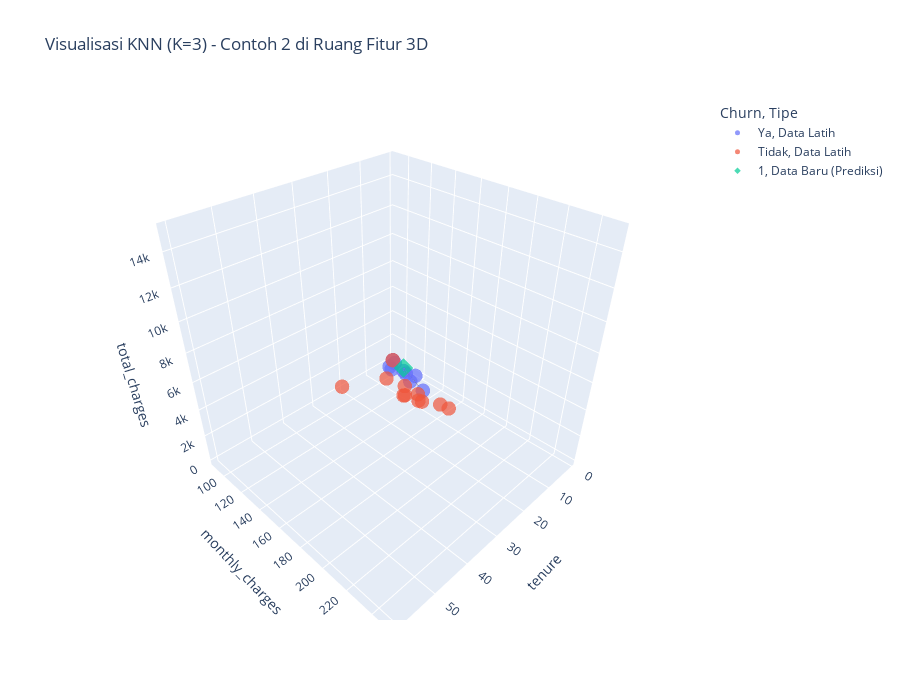

The notebook cell this image was saved under:
### Markdown cell above
## 7.3 K-NN

### Code cell
# ===============================
# Re-run Setup and Prediction with Corrected Data Type Handling
# ===============================

# Muat dataset dari file CSV
df = pd.read_csv("DATA_SET_1_UTS - Customer_Churn_data.csv")

# Drop customer_id dan handle 'total_charges'
df_clean = df.drop('customer_id', axis=1)
df_clean['total_charges'] = pd.to_numeric(df_clean['total_charges'], errors='coerce')
df_clean.dropna(inplace=True)

# Encode kolom target 'churn'
le = LabelEncoder()
df_clean['churn'] = le.fit_transform(df_clean['churn']) # 0=No/Tidak Churn, 1=Yes/Churn

X = df_clean.drop('churn', axis=1)
y = df_clean['churn']

# Definisikan kolom untuk preprocessing
# Catatan: Kolom biner 0/1 di X adalah numerik, tetapi di data_examples mereka adalah string 'Yes'/'No'
numerical_features = X.select_dtypes(include=np.number).columns.tolist()
categorical_features = X.select_dtypes(include='object').columns.tolist()

# Kolom biner yang diinput sebagai 'Yes'/'No' tetapi seharusnya 0/1 numerik
binary_string_cols = ['paperless_billing', 'online_security', 'online_backup', 'device_protection', 'tech_support', 'streaming_tv', 'streaming_movies']
# Kolom numerik yang bukan biner string
actual_numerical_cols = [col for col in numerical_features if col not in binary_string_cols]


# Buat ColumnTransformer: Skala Numerik dan Encode Kategorikal
preprocessor = ColumnTransformer(
    transformers=[
        # Scaling fitur numerik (PENTING untuk KNN agar jaraknya adil)
        ('num', StandardScaler(), numerical_features), # Gunakan semua numerical_features karena nanti string akan diubah
        # One-Hot Encoding fitur kategorikal
        ('cat', OneHotEncoder(handle_unknown='ignore', sparse_output=False), categorical_features)
    ],
    remainder='passthrough'
)

# Training Model K-Nearest Neighbors (KNN)
K_NEIGHBORS = 3
model_knn = Pipeline(steps=[('preprocessor', preprocessor),
                            ('classifier', KNeighborsClassifier(n_neighbors=K_NEIGHBORS))])

model_knn.fit(X, y)

# Ambil nama fitur setelah preprocessing untuk visualisasi
feature_names_out = model_knn.named_steps['preprocessor'].get_feature_names_out()

# 3. Data Input dan Prediksi
# URUTAN kolom X: ['tenure', 'monthly_charges', 'total_charges', 'contract_type', 'payment_method', 'paperless_billing', 'online_security', 'online_backup', 'device_protection', 'tech_support', 'streaming_tv', 'streaming_movies', 'monthly_usage_gb', 'customer_service_calls']
data_examples = [
    # Contoh 1: Low Risk
    [70.0, 25.00, 1750.00, 'Two year', 'Bank transfer', 'No', 'Yes', 'Yes', 'Yes', 'Yes', 'Yes', 'Yes', 150.0, 0],
    # Contoh 2: High Risk (YANG AKAN DIVISUALISASI)
    [2.0, 105.00, 210.00, 'Month-to-month', 'Electronic check', 'Yes', 'No', 'No', 'No', 'No', 'No', 'No', 300.0, 3],
    # Contoh 3: Medium Risk
    [30.0, 85.00, 2550.00, 'One year', 'Credit card', 'Yes', 'Yes', 'No', 'No', 'No', 'Yes', 'No', 250.0, 2],
    # Contoh 4: Low Value/Low Risk 
    [12.0, 19.95, 239.40, 'Month-to-month', 'Mailed check', 'No', 'No', 'No', 'No', 'No', 'No', 'No', 50.0, 1],
    # Contoh 5: High Value/Low Risk
    [48.0, 150.00, 7200.00, 'Two year', 'Bank transfer', 'Yes', 'Yes', 'Yes', 'Yes', 'Yes', 'Yes', 'Yes', 400.0, 1]
]

input_columns = X.columns.tolist()
df_input = pd.DataFrame(data_examples, columns=input_columns)

# FIX: Ubah string 'Yes'/'No' di kolom biner menjadi 1/0 agar pd.to_numeric() berhasil
mapping = {'Yes': 1, 'No': 0}
for col in binary_string_cols:
    df_input[col] = df_input[col].map(mapping).fillna(df_input[col])

# FIX: Memastikan tipe data sudah sesuai dengan kolom X sebelum di-transform
for col in numerical_features:
    # Ini sekarang hanya akan mengubah kolom numerik ke float, termasuk kolom biner (0/1)
    df_input[col] = pd.to_numeric(df_input[col])
for col in categorical_features:
    df_input[col] = df_input[col].astype('object')


# Prediksi menggunakan model KNN
predictions = model_knn.predict(df_input)
probabilities = model_knn.predict_proba(df_input)

# Gabungkan hasil prediksi ke DataFrame input
df_input['Prediksi'] = le.inverse_transform(predictions)
df_input['Prob_Churn'] = probabilities[:, 1]
df_input['Prob_Tidak_Churn'] = probabilities[:, 0]

print("\n=== Hasil Prediksi KNN untuk 5 Contoh Input (Setelah Fix) ===")
print(df_input[['tenure', 'monthly_charges', 'total_charges', 'Prediksi', 'Prob_Churn']])

# ===============================
# 4. Visualisasi 3D (Menggunakan Contoh 2)
# ===============================

# Pilih fitur yang akan divisualisasikan
VIS_FEATURES = ['tenure', 'monthly_charges', 'total_charges']

input_example_2 = df_input.iloc[1].drop(['Prediksi', 'Prob_Churn', 'Prob_Tidak_Churn'])
input_example_2_df = pd.DataFrame([input_example_2])

# Transformasi data input Contoh 2
input_example_2_scaled = model_knn.named_steps['preprocessor'].transform(input_example_2_df)

# Cari tetangga terdekat di ruang fitur yang sudah ditransformasi/diskalakan
knn_classifier = model_knn.named_steps['classifier']
distances, indices = knn_classifier.kneighbors(input_example_2_scaled)

# Ambil data tetangga terdekat dari data latih asli (X)
nearest_neighbors_data = X.iloc[indices[0]].copy()
nearest_neighbors_data['Churn'] = y.iloc[indices[0]].map({0: 'Tidak', 1: 'Ya'})

print(f"\n=== Tetangga Terdekat (K={K_NEIGHBORS}) untuk Contoh 2 ===")
print(nearest_neighbors_data[VIS_FEATURES + ['Churn']])

# Gabungkan semua data (latih dan input) untuk visualisasi
plot_df = X.copy()
plot_df['Churn'] = y.map({0: 'Tidak', 1: 'Ya'})
plot_df['Tipe'] = 'Data Latih'

input_point_data = input_example_2.to_frame().T.copy()
input_point_data['Churn'] = df_input.iloc[1]['Prediksi']
input_point_data['Tipe'] = 'Data Baru (Prediksi)'

plot_df = pd.concat([plot_df, input_point_data], ignore_index=True)

# Membuat Plot 3D dan menyimpannya sebagai HTML
fig = px.scatter_3d(
    plot_df,
    x=VIS_FEATURES[0],
    y=VIS_FEATURES[1],
    z=VIS_FEATURES[2],
    color='Churn',
    symbol='Tipe',
    title=f"Visualisasi KNN (K={K_NEIGHBORS}) - Contoh 2 di Ruang Fitur 3D",
    opacity=0.7,
    width=900, height=700
)

# Highlight tetangga terdekat (Plot Garis)
input_coords = input_point_data.iloc[0][VIS_FEATURES].values
for index in indices[0]:
    neighbor_coords = X.iloc[index][VIS_FEATURES].values
    
    # Tambahkan garis koneksi (hanya di 3 fitur ini)
    fig.add_trace(go.Scatter3d(
        x=[input_coords[0], neighbor_coords[0]],
        y=[input_coords[1], neighbor_coords[1]],
        z=[input_coords[2], neighbor_coords[2]],
        mode='lines',
        line=dict(color='gray', width=2, dash='dot'),
        showlegend=False
    ))

# Highlight Titik Data Baru
fig.update_traces(marker=dict(size=5), 
                  selector=dict(mode='markers'))

fig.update_traces(marker=dict(size=8, symbol='star', color='Red'), 
                  selector=dict(name='Data Baru (Prediksi)'))

### Figure 1 — Plotly figure (JSON) as saved in the notebook; plotly's stock layout.template omitted (floating-point values rounded to 4 significant figures)
{"data": [{"hovertemplate": "Churn=Ya<br>Tipe=Data Latih<br>tenure=%{x}<br>monthly_charges=%{y}<br>total_charges=%{z}<extra></extra>", "legendgroup": "Ya, Data Latih", "marker": {"color": "#636efa", "opacity": 0.7, "size": 5, "symbol": "circle"}, "mode": "markers", "name": "Ya, Data Latih", "scene": "scene", "showlegend": true, "type": "scatter3d", "x": [12, 6, 3, 1, 9, 4, 2, 7, 5], "y": [150, 100, 120, 90, 130, 110, 95, 105, 115], "z": [1800, 600, 360, 90, 1170, 440, 190, 735, 575]}, {"hovertemplate": "Churn=Tidak<br>Tipe=Data Latih<br>tenure=%{x}<br>monthly_charges=%{y}<br>total_charges=%{z}<extra></extra>", "legendgroup": "Tidak, Data Latih", "marker": {"color": "#EF553B", "opacity": 0.7, "size": 5, "symbol": "circle"}, "mode": "markers", "name": "Tidak, Data Latih", "scene": "scene", "showlegend": true, "type": "scatter3d", "x": [24, 48, 36, 18, 60, 30, 42, 15, 54, 27, 33], "y": [200, 180, 220, 160, 250, 190, 210, 140, 230, 170, 200], "z": [4800, 8640, 7920, 2880, 15000, 5700, 8820, 2100, 12420, 4590, 6600]}, {"hovertemplate": "Churn=1<br>Tipe=Data Baru (Prediksi)<br>tenure=%{x}<br>monthly_charges=%{y}<br>total_charges=%{z}<extra></extra>", "legendgroup": "1, Data Baru (Prediksi)", "marker": {"color": "#00cc96", "opacity": 0.7, "size": 5, "symbol": "diamond"}, "mode": "markers", "name": "1, Data Baru (Prediksi)", "scene": "scene", "showlegend": true, "type": "scatter3d", "x": [2], "y": [105], "z": [210]}, {"line": {"color": "gray", "dash": "dot", "width": 2}, "mode": "lines", "showlegend": false, "type": "scatter3d", "x": [2, 4], "y": [105, 110], "z": [210, 440]}, {"line": {"color": "gray", "dash": "dot", "width": 2}, "mode": "lines", "showlegend": false, "type": "scatter3d", "x": [2, 12], "y": [105, 150], "z": [210, 1800]}, {"line": {"color": "gray", "dash": "dot", "width": 2}, "mode": "lines", "showlegend": false, "type": "scatter3d", "x": [2, 5], "y": [105, 115], "z": [210, 575]}], "layout": {"height": 700, "legend": {"title": {"text": "Churn, Tipe"}, "tracegroupgap": 0}, "scene": {"domain": {"x": [0, 1], "y": [0, 1]}, "xaxis": {"title": {"text": "tenure"}}, "yaxis": {"title": {"text": "monthly_charges"}}, "zaxis": {"title": {"text": "total_charges"}}}, "title": {"text": "Visualisasi KNN (K=3) - Contoh 2 di Ruang Fitur 3D"}, "width": 900}}
